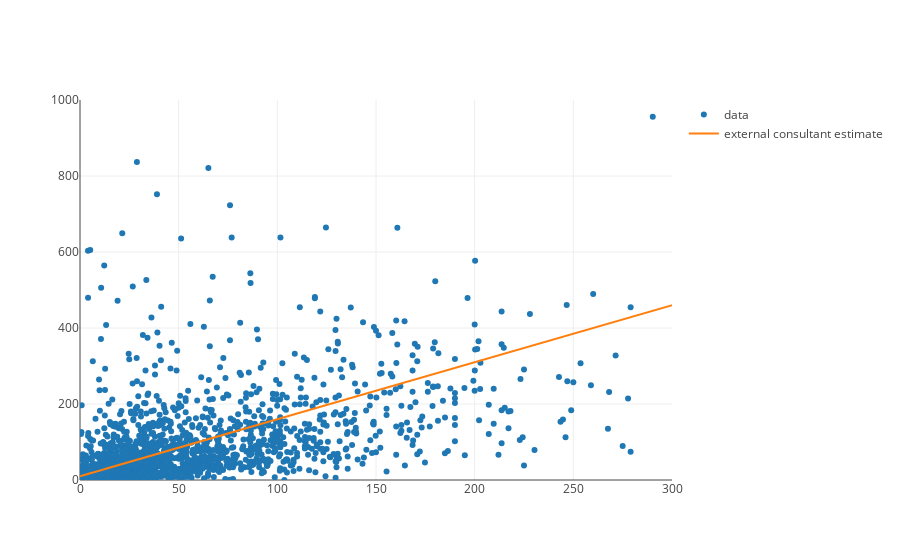

The code cell stored with this chart in its notebook:
### Code cell
from plotly.offline import iplot, init_notebook_mode
init_notebook_mode(connected=True)

from graph import trace_values, m_b_trace, plot

plot([revenues_per_budgets_trace, consultant_estimated_revenues_trace], revenues_layout)

### Figure 1 — Plotly figure (JSON) as saved in the notebook; plotly's stock layout.template omitted (floating-point values rounded to 4 significant figures; data arrays with more than 128 entries replaced by an {"elided": "..."} marker saying what was removed)
{"data": [{"mode": "markers", "name": "data", "text": {"elided": "1776 str values"}, "type": "scatter", "uid": "66aacc4a-dc61-11e8-91a7-0242ac110018", "x": {"elided": "1776 float values"}, "y": {"elided": "1776 float values"}}, {"mode": "lines", "name": "external consultant estimate", "text": [], "type": "scatter", "uid": "66aad1c2-dc61-11e8-91a7-0242ac110018", "x": {"elided": "1776 float values"}, "y": {"elided": "1776 float values"}}], "layout": {"xaxis": {"range": [0, 300]}, "yaxis": {"range": [0, 1000]}}}
